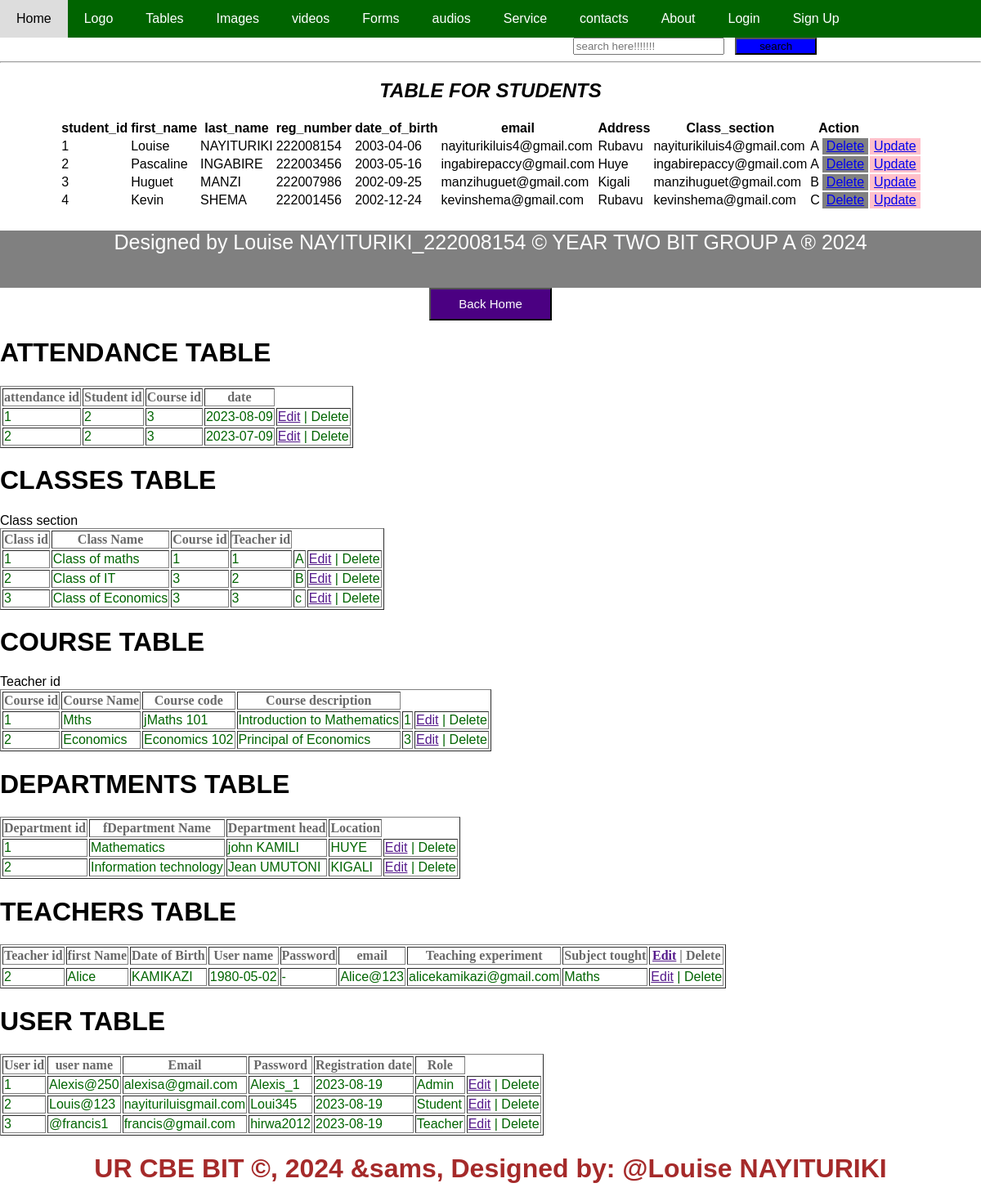
The app's page /phpcat/tables.php with its own data.
### tables this page shows
CREATE TABLE `students` (
  `student_id` int(11) NOT NULL,
  `first_name` varchar(50) DEFAULT NULL,
  `last_name` varchar(50) DEFAULT NULL,
  `reg_number` int(11) DEFAULT NULL,
  `date_of_birth` date DEFAULT NULL,
  `email` varchar(100) DEFAULT NULL,
  `Address` varchar(100) DEFAULT NULL,
  `Class_section` varchar(100) DEFAULT NULL
);

### phpcat/tables.php (the view, shortened to what this page needs)
<!DOCTYPE html>
<html lang="en">
<head>
</head>
<body>
<div class="navbar">
    <a href="home.html">Home</a>
    <a href="logo.html">Logo</a>
    <a href="tables.html">Tables</a>
    <a href="image.html">Images</a>
    <a href="video.html">videos</a>
    <a href="form.html">Forms</a>
    <a href="audio.html">audios</a>
    <a href="service.html">Service</a>
    <a href="contact.html">contacts</a>
    <a href="about.html">About</a>
        <div class="user-links">
        <a href="userlogin.html">Login</a>
        <a href="signup.html">Sign Up</a>
    </div>
</div>
<center>
    <body>
<div style="margin-left: 500px;"><form action="search.php" method="GET">
      <input type="search" name="query" placeholder="search here!!!!!!!">&nbsp;&nbsp;&nbsp;<button type="submit" style="background-color: blue;width: 100px;">search</button>
    </form></div>
<hr>
    <center>
    <h2><i> TABLE FOR STUDENTS</h2></i></center>
    <table>
        <tr>
            <th>student_id</th>
            <th>first_name</th>
            <th>last_name</th>
            <th>reg_number</th>
            <th>date_of_birth</th>
            <th>email</th>
            <th>Address</th>
            <th>Class_section</th>
            <th colspan="2">Action</th>
        </tr>
        <?php
$connection = new mysqli("localhost", "root", "", "students attendance database");
        $sql = "SELECT * FROM students";
        $result = $connection->query($sql);
        if ($result->num_rows > 0) {
            while ($row = $result->fetch_assoc()) {
                $pid = $row['student_id'];
                echo "<tr>
                    <td>" . $row['student_id'] . "</td>
                    <td>" . $row['first_name'] . "</td>
                    <td>" . $row['last_name'] . "</td>
                    <td>" . $row['reg_number'] . "</td>
                    <td>" . $row['date_of_birth'] . "</td>
                    <td>" . $row['email'] . "</td>
                    <td>" . $row['Address'] . "</td>
                    <td>" . $row['email'] . "</td>
                    <td>" . $row['Class_section'] . "</td>
                    <td style='background-color:grey'><a style='padding:4px' href='deletestudent.php?id=$pid'>Delete</a></td>
                    <td style='background-color:pink'><a style='padding:4px' href='updatestudent.php?id=$pid'>Update</a></td>
                </tr>";
            }
        } else {
            echo "<tr><td colspan='6'>No data found</td></tr>";
        }
        ?>
    </table>
</body>
<div><footer style="background-color:grey;text-align: center;width:100%;height:70px; color: white;font-size: 25px;"><p> Designed by Louise NAYITURIKI_222008154 &copy YEAR TWO BIT GROUP A &reg 2024</p></footer></div>
</center>
<center>
    <button style="background-color: indigo; width: 150px;height: 40px;" ><a href="home.html" style=" font-size: 15px;color: white;text-decoration: none" >Back Home</a></button>
</center>
</body>
</html>
	<h1> ATTENDANCE TABLE</h1>
	<table border="1"  style="color:darkgreen;font-family: Arial;font-size: 18;">
		<tr style="color:dimgray;font-family: Times New Roman; font-size: 22;">
			<th>attendance id</th>
			<th>Student id</th>
			<th>Course id</th>
			<th>date</th>
</tr>
<tr>
    <td>1</td>
	<td>2</td>
	<td>3</td>
	<td>2023-08-09</td>
	<td><a href="">Edit</a> | <a href=""></a> Delete</a></td>
</tr>
 <tr>
    <td>2</td>
	<td>2</td>
	<td>3</td>
	<td>2023-07-09</td>
	<td><a href="">Edit</a> | <a href=""></a> Delete</a></td>
</tr>
</table>
</body>
</html>
	<h1>CLASSES TABLE</h1>
	<table border="1"  style="color:darkgreen;font-family: Arial;font-size: 18;">
		<tr style="color:dimgray;font-family: Times New Roman; font-size: 22;">
			<th>Class id</th>
			<th>Class Name</th>
			<th>Course id</th>
			<th>Teacher id</th>
			<the>Class section</th>
</tr>
<tr>
    <td>1</td>
	<td>Class of maths</td>
	<td>1</td>
	<td>1</td>
	<td>A</td>
	<td><a href="">Edit</a> | <a href=""></a> Delete</a></td>
</tr>
 <tr>
    <td>2</td>
	<td>Class of IT</td>
	<td>3</td>
	<td>2</td>
	<td>B</td>
	<td><a href="">Edit</a> | <a href=""></a> Delete</a></td>
</tr>
    <td>3</td>
	<td>Class of Economics</td>
	<td>3</td>
	<td>3</td>
	<td>c</td>
	<td><a href="">Edit</a> | <a href=""></a> Delete</a></td>
</table>
</body>
</html>
	<h1> COURSE TABLE</h1>
	<table border="1"  style="color:darkgreen;font-family: Arial;font-size: 18;">
		<tr style="color:dimgray;font-family: Times New Roman; font-size: 22;">
			<th>Course id</th>
			<th>Course Name</th>
			<th>Course code</th>
			<th>Course description</th>
			<the>Teacher id</th>
</tr>
<tr>
    <td>1</td>
	<td>Mths</td>
	<td>jMaths 101</td>
	<td>Introduction to Mathematics</td>
	<td>1</td>
	<td><a href="">Edit</a> | <a href=""></a> Delete</a></td>
</tr>
 <tr>
    <td>2</td>
	<td>Economics</td>
	<td>Economics 102</td>
	<td>Principal of Economics</td>
	<td>3</td>
	<td><a href="">Edit</a> | <a href=""></a> Delete</a></td>
</tr>
</table>
</body>
</html>
	<h1> DEPARTMENTS TABLE</h1>
	<table border="1"  style="color:darkgreen;font-family: Arial;font-size: 18;">
		<tr style="color:dimgray;font-family: Times New Roman; font-size: 22;">
			<th>Department id</th>
			<th>fDepartment Name</th>
			<th>Department head</th>
			<th>Location</th>
</tr>
<tr>
    <td>1</td>
	<td>Mathematics</td>
	<td>john KAMILI</td>
	<td>HUYE</td>
	<td><a href="">Edit</a> | <a href=""></a> Delete</a></td>
</tr>
 <tr>
    <td>2</td>
	<td>Information technology</td>
	<td>Jean UMUTONI</td>
	<td>KIGALI</td>
	<td><a href="">Edit</a> | <a href=""></a> Delete</a></td>
</tr>
</table>
</body>
</html>
	<h1> TEACHERS TABLE</h1>
	<table border="1"  style="color:darkgreen;font-family: Arial;font-size: 18;">
		<tr style="color:dimgray;font-family: Times New Roman; font-size: 22;">
			<th>Teacher id</th>
			<th>first Name</th>
			<th>Date of Birth</th>
			<th>User name</th>
			<th>Password</th>
			<th>email</th>
			<th>Teaching experiment</th>
			<th>Subject tought</th>
			<th><a href="">Edit</a> | <a href=""></a> Delete</a></th>
</tr>
 <tr>
    <td>2</td>
	<td>Alice</td>
	<td>KAMIKAZI</td>
	<td>1980-05-02</td>
	<td>-</td>
	<td>Alice@123</td>
	<td>alicekamikazi@gmail.com</td>
	<td>Maths</td>
	<td><a href="">Edit</a> | <a href=""></a> Delete</a></td>
</tr>
</table>
</body>
</html>
	<h1> USER TABLE</h1>
	<table border="1"  style="color:darkgreen;font-family: Arial;font-size: 18;">
		<tr style="color:dimgray;font-family: Times New Roman; font-size: 22;">
			<th>User id</th>
			<th>user name</th>
			<th>Email</th>
			<th>Password</th>
			<th>Registration date</th>
			<th>Role</th>
</tr>
<tr>
    <td>1</td>
	<td>Alexis@250</td>
	<td>alexisa@gmail.com</td>
	<td>Alexis_1</td>
	<td>2023-08-19</td>
	<td>Admin</td>
	<td><a href="">Edit</a> | <a href=""></a> Delete</a></td>
</tr>
 <tr>
    <td>2</td>
	<td>Louis@123</td>
	<td>nayituriluisgmail.com</td>
	<td>Loui345</td>
	<td>2023-08-19</td>
   <td>Student</td>
   <td><a href="">Edit</a> | <a href=""></a> Delete</a></td>
  </tr>
 <tr>
	<td>3</td>
	<td>@francis1</td>
	<td>francis@gmail.com</td>
	<td>hirwa2012</td>
    <td>2023-08-19</td>
   	<td>Teacher</td>
	<td><a href="">Edit</a> | <a href=""></a> Delete</a></td>
</tr>
</table>
<footer>
  <center>
  <marquee><h1 style="color: brown;">UR CBE BIT &copy, 2024 &sams, Designed by: @Louise NAYITURIKI</h1></marquee>
  </center>
</footer>
</body>
</html>

### phpcat/tables.php (style rules this page uses)
body { margin: 0; font-family: Arial, sans-serif; }
.navbar { background-color: darkgreen; overflow: hidden; }
.navbar a { float: left; display: block; color: white; text-align: center; padding: 14px 20px; text-decoration: none; }

### records on screen
students: student_id "1", first_name "Louise", last_name "NAYITURIKI", reg_number "222008154", date_of_birth "2003-04-06", email "nayiturikiluis4@gmail.com", Address "Rubavu", Class_section "A"
students: student_id "2", first_name "Pascaline", last_name "INGABIRE", reg_number "222003456", date_of_birth "2003-05-16", email "ingabirepaccy@gmail.com", Address "Huye", Class_section "A"
students: student_id "3", first_name "Huguet", last_name "MANZI", reg_number "222007986", date_of_birth "2002-09-25", email "manzihuguet@gmail.com", Address "Kigali", Class_section "B"
students: student_id "4", first_name "Kevin", last_name "SHEMA", reg_number "222001456", date_of_birth "2002-12-24", email "kevinshema@gmail.com", Address "Rubavu", Class_section "C"
